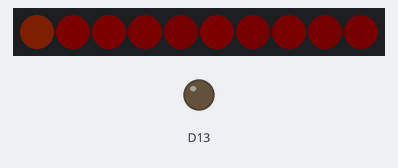
This sketch was run on a simulated Adafruit Circuit Playground Express. On the bench: 10 RGB LEDs in strip order, left to right, output pins drawn as LEDs (lit = HIGH). Dim RGB values are drawn brighter than linear; random numbers use the default seed unless the sketch sets one; what the sketch prints to the serial monitor is not drawn.

Above: at 0.4 s.
At 5.58 s:
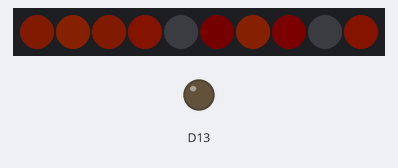
At 12.33 s:
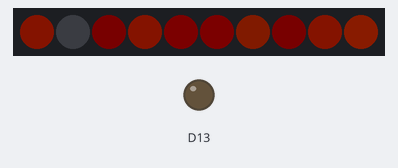
At 22.83 s:
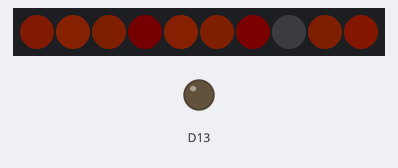
At 29.85 s:
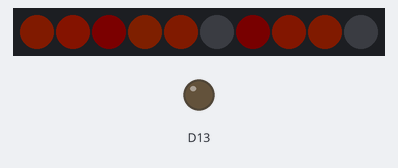
At 38.2 s:
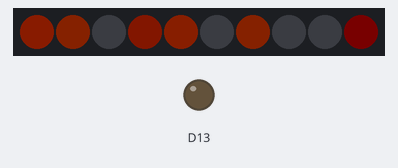

The sketch:

rocket_flames.ino
```cpp
#include <Adafruit_CircuitPlayground.h>

uint32_t color_flame = 0;
uint32_t color_off = 0;

class RocketFlames
{
public:
  RocketFlames(Adafruit_CircuitPlayground& b) : m_board(b), m_brightness(5) { }

  void draw();
  void setBrightness(uint32_t b) { m_brightness = b; }

private:
  uint32_t saturatingAdd(uint32_t c1, uint32_t c2) const;
  uint32_t getFlameColorDelta() const;

private:
  Adafruit_CircuitPlayground& m_board;
  uint32_t m_brightness;
};

void RocketFlames::draw()
{
  m_board.clearPixels();
  for (int ipix = 0; ipix < 10; ++ipix) {
    uint32_t const color_delta = getFlameColorDelta();
    uint32_t const next_color = saturatingAdd(color_delta, m_board.strip.getPixelColor(ipix));
    m_board.setPixelColor(ipix, next_color);
  }
}

uint32_t RocketFlames::getFlameColorDelta() const
{
  uint8_t const rpeak = 16*m_brightness;  // 16 to 240
  uint8_t const gpeak = 4*m_brightness;   // 4 to 64
  uint8_t shift = (uint8_t)random(rpeak);
  uint8_t const r = (shift > rpeak ? 0 : rpeak - shift);
  shift /= 4;
  uint8_t const g = (shift > gpeak ? 0 : gpeak - shift);
  return m_board.strip.Color(r, g, 0);
}

uint32_t RocketFlames::saturatingAdd(uint32_t c1, uint32_t c2) const
{
  uint8_t const r1 = (uint8_t)(c1 >> 16);
  uint8_t const g1 = (uint8_t)(c1 >> 8);
  uint8_t const b1 = (uint8_t)(c1 >> 0);

  uint8_t const r2 = (uint8_t)(c2 >> 16);
  uint8_t const g2 = (uint8_t)(c2 >> 8);
  uint8_t const b2 = (uint8_t)(c2 >> 0);

  return m_board.strip.Color(
    constrain(r1+r2,0,255),
    constrain(g1+g2,0,255),
    constrain(b1+b2,0,255));
}

RocketFlames flames (CircuitPlayground);

void setup()
{
  Serial.begin(9600);
  Serial.println("Blast off!");

  CircuitPlayground.begin();
}

void loop()
{
  for (int b = 5; b < 10; ++b) {
    flames.setBrightness(b);
    for (int flicker = 0; flicker < 4; ++flicker) {
      flames.draw();
      delay(random(100,250));
    }
  }
  for (int b = 9; b >= 5; --b) {
    flames.setBrightness(b);
    for (int flicker = 0; flicker < 4; ++flicker) {
      flames.draw();
      delay(random(100,250));
    }
  }
}
```
